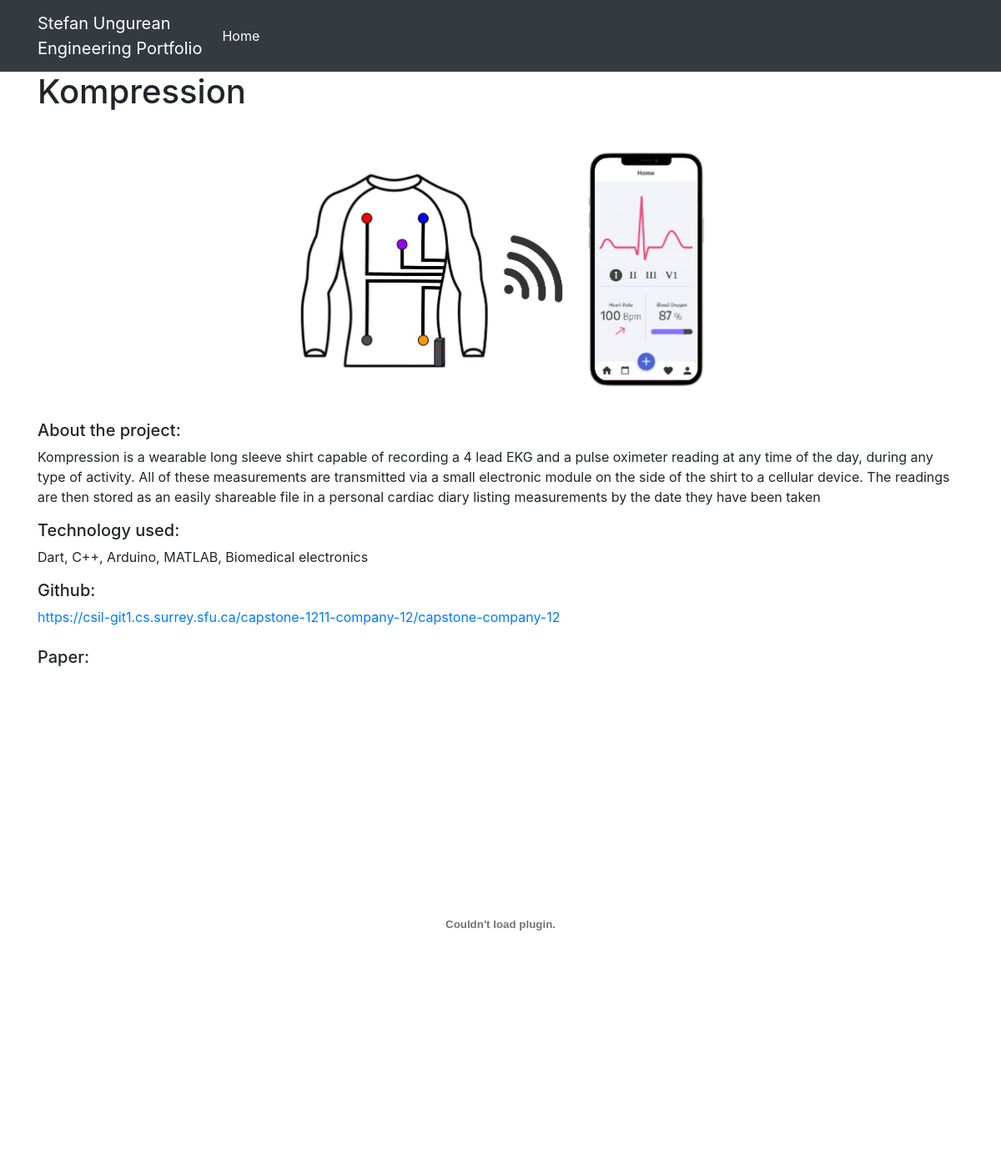
/projects/1/, run on the app's committed database.
### projects/models.py (models this page shows)
class Project(models.Model):
    title = models.CharField(max_length=100)
    description = models.TextField()
    technology = models.CharField(max_length=20)
    image = models.FilePathField(path="/img")
    deepDescription = models.TextField()
    gitLink = models.TextField()
    paperLink = models.FilePathField(path="/other")

### projects/views.py (the view)
# urls.py: path("<int:pk>/", views.project_detail, name="project_detail"),
def project_detail(request, pk):
    project = Project.objects.get(pk=pk)
    context = {
        'project': project,
    }
    return render(request, 'project_detail.html', context)

### projects/templates/project_detail.html (shortened to what this page needs)
{% extends "base.html" %}
{% load static %}
{% block page_content %}
<h1>{{ project.title }}</h1>
<br>
<div>
    <img src="{% static project.image %}" alt="" width="50%" class = "center">
</div>
<br>
<h5>About the project:</h5>
<p>{{ project.deepDescription }}</p>
<h5>Technology used: </h5>
<p>{{ project.technology }}</p>
<div>
    <h5>Github: </h5>
    <a href={{project.gitLink}}>{{ project.gitLink }}</a>
</div>
<br>
<h5>Paper: </h5>
<embed src="{% static project.paperLink %}" type="application/pdf" width="100%" height="600px" />
{% endblock %}

### projects/templates/project_detail.html (style rules this page uses)
.center { display: block; margin-left: auto; margin-right: auto; width: 50%; }

### data on the page
Project: title "Kompression", image (picture), deepDescription "Kompression is a wearable long sleeve shirt capable of recording a 4 lead EKG and a pulse oximeter reading at any time of the day, during any type of activity. All of these measurements are transmitted via a small electronic module on the side of the shirt to a cellular device. The readings are then stored as an easily shareable file in a personal cardiac diary listing measurements by the date they have been taken", technology "Dart, C++, Arduino, MATLAB, Biomedical electronics", gitLink "https://csil-git1.cs.surrey.sfu.ca/capstone-1211-company-12/capstone-company-12"
